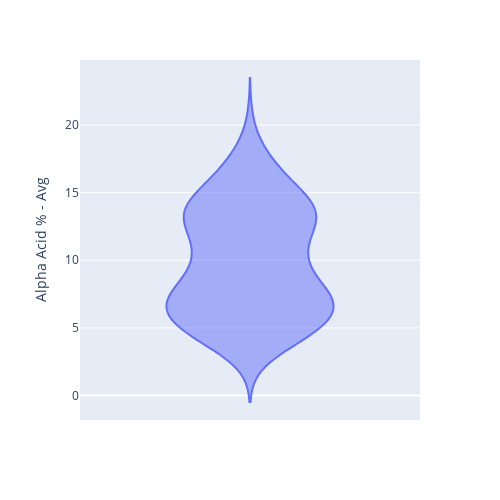
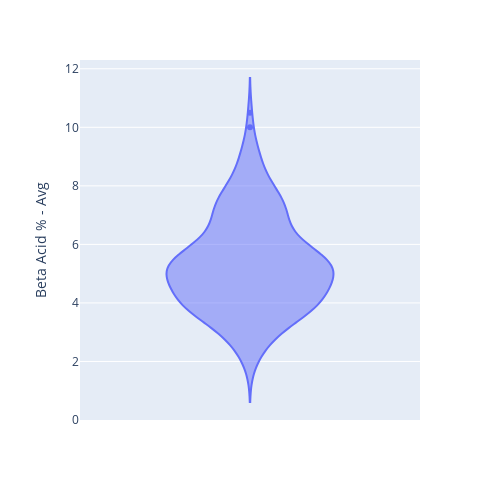
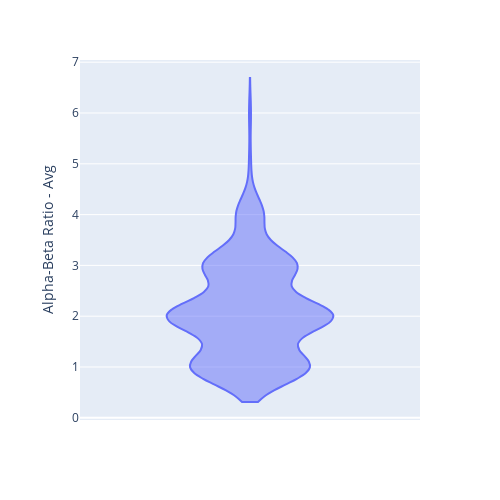
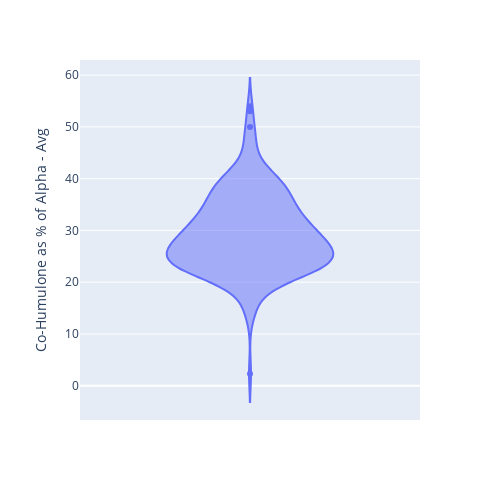

These figures' notebook cell, in order:
### Markdown cell above
The following violin and box whisker plots are interactive. Use the mouse to hover over the plot to read the values of minimum, maximum, median, and quantiles.

### Code cell
for i in hops_bv.columns[:9]:
    fig = px.violin(hops_bv, y=i, height=500, width=500)
    fig.show()
    if i.startswith("Total"):
        fig.write_image("images/Violin_TotalOil.png")
    else:
        fig.write_image(f"images/Violin_{i}.png")

### Figure 1 — Plotly figure (JSON) as saved in the notebook; plotly's stock layout.template omitted (floating-point values rounded to 4 significant figures; data arrays with more than 128 entries replaced by an {"elided": "..."} marker saying what was removed)
{"data": [{"alignmentgroup": "True", "box": {"visible": false}, "hovertemplate": "Alpha Acid % - Avg=%{y}<extra></extra>", "legendgroup": "", "marker": {"color": "#636efa"}, "name": "", "offsetgroup": "", "orientation": "v", "scalegroup": "True", "showlegend": false, "type": "violin", "x0": " ", "xaxis": "x", "y": {"elided": "213 float values"}, "y0": " ", "yaxis": "y"}], "layout": {"height": 500, "legend": {"tracegroupgap": 0}, "margin": {"t": 60}, "violinmode": "group", "width": 500, "xaxis": {"anchor": "y", "domain": [0, 1]}, "yaxis": {"anchor": "x", "domain": [0, 1], "title": {"text": "Alpha Acid % - Avg"}}}}

### Figure 2 — Plotly figure (JSON) as saved in the notebook; plotly's stock layout.template omitted (floating-point values rounded to 4 significant figures; data arrays with more than 128 entries replaced by an {"elided": "..."} marker saying what was removed)
{"data": [{"alignmentgroup": "True", "box": {"visible": false}, "hovertemplate": "Beta Acid % - Avg=%{y}<extra></extra>", "legendgroup": "", "marker": {"color": "#636efa"}, "name": "", "offsetgroup": "", "orientation": "v", "scalegroup": "True", "showlegend": false, "type": "violin", "x0": " ", "xaxis": "x", "y": {"elided": "213 float values"}, "y0": " ", "yaxis": "y"}], "layout": {"height": 500, "legend": {"tracegroupgap": 0}, "margin": {"t": 60}, "violinmode": "group", "width": 500, "xaxis": {"anchor": "y", "domain": [0, 1]}, "yaxis": {"anchor": "x", "domain": [0, 1], "title": {"text": "Beta Acid % - Avg"}}}}

### Figure 3 — Plotly figure (JSON) as saved in the notebook; plotly's stock layout.template omitted (floating-point values rounded to 4 significant figures; data arrays with more than 128 entries replaced by an {"elided": "..."} marker saying what was removed)
{"data": [{"alignmentgroup": "True", "box": {"visible": false}, "hovertemplate": "Alpha-Beta Ratio - Avg=%{y}<extra></extra>", "legendgroup": "", "marker": {"color": "#636efa"}, "name": "", "offsetgroup": "", "orientation": "v", "scalegroup": "True", "showlegend": false, "type": "violin", "x0": " ", "xaxis": "x", "y": {"elided": "213 int values"}, "y0": " ", "yaxis": "y"}], "layout": {"height": 500, "legend": {"tracegroupgap": 0}, "margin": {"t": 60}, "violinmode": "group", "width": 500, "xaxis": {"anchor": "y", "domain": [0, 1]}, "yaxis": {"anchor": "x", "domain": [0, 1], "title": {"text": "Alpha-Beta Ratio - Avg"}}}}

### Figure 4 — Plotly figure (JSON) as saved in the notebook; plotly's stock layout.template omitted (floating-point values rounded to 4 significant figures; data arrays with more than 128 entries replaced by an {"elided": "..."} marker saying what was removed)
{"data": [{"alignmentgroup": "True", "box": {"visible": false}, "hovertemplate": "Co-Humulone as % of Alpha - Avg=%{y}<extra></extra>", "legendgroup": "", "marker": {"color": "#636efa"}, "name": "", "offsetgroup": "", "orientation": "v", "scalegroup": "True", "showlegend": false, "type": "violin", "x0": " ", "xaxis": "x", "y": {"elided": "213 float values"}, "y0": " ", "yaxis": "y"}], "layout": {"height": 500, "legend": {"tracegroupgap": 0}, "margin": {"t": 60}, "violinmode": "group", "width": 500, "xaxis": {"anchor": "y", "domain": [0, 1]}, "yaxis": {"anchor": "x", "domain": [0, 1], "title": {"text": "Co-Humulone as % of Alpha - Avg"}}}}
